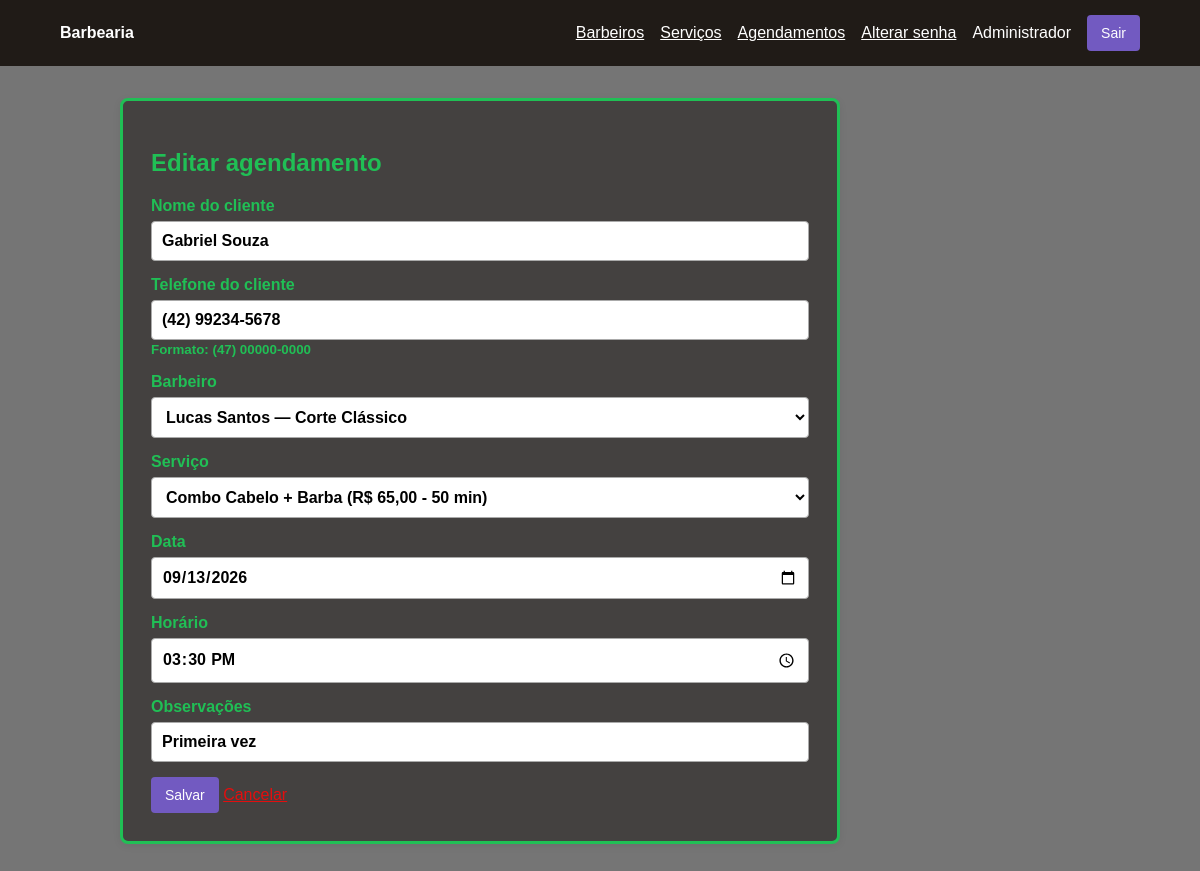
The app's page /index.php?r=agendamentos/2/editar (signed in) with its own data.
### tables this page shows
CREATE TABLE agendamentos (
  id BIGINT UNSIGNED AUTO_INCREMENT PRIMARY KEY,
  cliente_nome VARCHAR(120) NOT NULL,
  cliente_telefone VARCHAR(20) NOT NULL,
  barbeiro_id BIGINT UNSIGNED NOT NULL,
  servico_id BIGINT UNSIGNED NOT NULL,
  data_hora DATETIME NOT NULL,
  observacoes VARCHAR(255) NULL,
  criado_em DATETIME NOT NULL DEFAULT CURRENT_TIMESTAMP,
  atualizado_em DATETIME NOT NULL DEFAULT CURRENT_TIMESTAMP ON UPDATE CURRENT_TIMESTAMP,
  CONSTRAINT fk_agendamento_barbeiro FOREIGN KEY (barbeiro_id) REFERENCES barbeiros(id) ON DELETE CASCADE,
  CONSTRAINT fk_agendamento_servico FOREIGN KEY (servico_id) REFERENCES servicos(id) ON DELETE CASCADE
);

CREATE TABLE barbeiros (
  id BIGINT UNSIGNED AUTO_INCREMENT PRIMARY KEY,
  nome VARCHAR(120) NOT NULL,
  telefone VARCHAR(20) NOT NULL,
  email VARCHAR(150) NULL UNIQUE,
  especialidade VARCHAR(150) NULL,
  ativo TINYINT(1) NOT NULL DEFAULT 1,
  criado_em DATETIME NOT NULL DEFAULT CURRENT_TIMESTAMP,
  atualizado_em DATETIME NOT NULL DEFAULT CURRENT_TIMESTAMP ON UPDATE CURRENT_TIMESTAMP
);

CREATE TABLE servicos (
  id BIGINT UNSIGNED AUTO_INCREMENT PRIMARY KEY,
  nome VARCHAR(120) NOT NULL,
  preco DECIMAL(10,2) NOT NULL DEFAULT 0.00,
  duracao INT UNSIGNED NOT NULL DEFAULT 30,
  status TINYINT(1) NOT NULL DEFAULT 1,
  criado_em DATETIME NOT NULL DEFAULT CURRENT_TIMESTAMP,
  atualizado_em DATETIME NOT NULL DEFAULT CURRENT_TIMESTAMP ON UPDATE CURRENT_TIMESTAMP
);

### app/Core/view.php (called while the page is built, shortened)
<?php
function view(string $name, array $data = []): void
{
    extract($data, EXTR_SKIP);
    require __DIR__ . '/../Views/' . $name . '.php';
}

### app/Controllers/AgendamentoController.php (called while the page is built, shortened)
<?php
final class AgendamentoController
{
    public function edit(int $id): void
    {
        $agendamento = $this->agendamentos->find($id);
        view('agendamentos/form', [
            'agendamento' => $agendamento,
            'barbeiros' => $this->barbeiros->all(),
            'servicos' => $this->servicos->all(),
            'titulo' => 'Editar agendamento'
        ]);
    }
}

### app/Core/helpers.php (called while the page is built, shortened)
<?php
function url(string $route = ''): string
{
    return 'index.php?r=' . rawurlencode($route);
}
function e(?string $value): string
{
    return htmlspecialchars((string)$value, ENT_QUOTES, 'UTF-8');
}

### app/Models/Agendamento.php (called while the page is built, shortened)
<?php
final class Agendamento
{
    public function find(int $id): ?array
    {
        $stmt = $this->db->prepare(
            'SELECT a.*, b.nome AS barbeiro_nome, s.nome AS servico_nome
             FROM agendamentos a
             INNER JOIN barbeiros b ON a.barbeiro_id = b.id
             INNER JOIN servicos s ON a.servico_id = s.id
             WHERE a.id = ?'
        );
        $stmt->execute([$id]);
        return $stmt->fetch() ?: null;
    }
}

### app/Models/Barbeiro.php (called while the page is built, shortened)
<?php
final class Barbeiro
{
    public function all(): array
    {
        return $this->db->query('SELECT * FROM barbeiros ORDER BY nome')->fetchAll();
    }
}

### app/Models/Servicos.php (called while the page is built, shortened)
<?php
final class Servicos
{
    public function all(): array
    {
        return $this->db->query('SELECT * FROM servicos ORDER BY nome')->fetchAll();
    }
}

### app/Views/agendamentos/form.php (the view, shortened to what this page needs)
<?php
require __DIR__ . '/../layout/header.php';
$editando = $agendamento !== null;
$dataValor = '';
$horaValor = '';
if ($editando && !empty($agendamento['data_hora'])) {
    $dt = new DateTime($agendamento['data_hora']);
    $dataValor = $dt->format('Y-m-d');
    $horaValor = $dt->format('H:i');
} else {
    $dataValor = date('Y-m-d');
    $horaValor = date('H:i');
}
?>
<section class="card">
    <h1><?= e($titulo) ?></h1>
    <form method="post" action="<?= url($editando ? 'agendamentos/' . $agendamento['id'] . '/atualizar' : 'agendamentos') ?>">
        <label>Nome do cliente
            <input name="cliente_nome" maxlength="120" required value="<?= e($agendamento['cliente_nome'] ?? '') ?>">
        </label>
        <label>Telefone do cliente
            <input name="cliente_telefone" class="telefone" maxlength="15" required placeholder="(47) 00000-0000"
                   value="<?= e($agendamento['cliente_telefone'] ?? '') ?>">
            <small>Formato: (47) 00000-0000</small>
        </label>
        <label>Barbeiro
            <select name="barbeiro_id" required>
                <?php foreach ($barbeiros as $b): ?>
                    <option value="<?= (int)$b['id'] ?>" <?= ($editando && (int)$agendamento['barbeiro_id'] === (int)$b['id']) ? 'selected' : '' ?>>
                        <?= e($b['nome']) ?> <?= !empty($b['especialidade']) ? '— ' . e($b['especialidade']) : '' ?>
                    </option>
                <?php endforeach; ?>
            </select>
        </label>
        <label>Serviço
            <select name="servico_id" required>
                <?php foreach ($servicos as $s): ?>
                    <option value="<?= (int)$s['id'] ?>" <?= ($editando && (int)$agendamento['servico_id'] === (int)$s['id']) ? 'selected' : '' ?>>
                        <?= e($s['nome']) ?> (R$ <?= number_format((float)$s['preco'], 2, ',', '.') ?> - <?= (int)$s['duracao'] ?> min)
                    </option>
                <?php endforeach; ?>
            </select>
        </label>
        <label>Data
            <input name="data" type="date" required value="<?= e($dataValor) ?>">
        </label>
        <label>Horário
            <input name="hora" type="time" required value="<?= e($horaValor) ?>">
        </label>
        <label>Observações
            <input name="observacoes" maxlength="255" placeholder="Opcional" value="<?= e($agendamento['observacoes'] ?? '') ?>">
        </label>
        <button type="submit">Salvar</button>
        <a class="cancelar" href="<?= url('agendamentos') ?>">Cancelar</a>
    </form>
</section>
<?php require __DIR__ . '/../layout/footer.php'; ?>

### assets/style.css (style rules this page uses)
* { box-sizing: border-box }
body { margin: 0; background: #757575; font: 16px Arial, sans-serif; color: #010101 }
.card { max-width: 720px; background: #444140; color: #20bf55; padding: 28px; border-radius: 8px; border-style: solid; border-color: #20bf55; box-shadow: 0 2px 8px #0001; }
label { display: block; margin: 15px 0; font-weight: bold }
input, select, textarea { display: block; width: 100%; margin-top: 6px; padding: 10px; border: 1px solid #aaa; border-radius: 4px; font: inherit; background: #fff; color: #000; }
button, .button { background: #725ac1; color: white; border: 0; border-radius: 4px; padding: 10px 14px; cursor: pointer; text-decoration: none; font-size: 14px }
.cancelar { color: #e40e0e; }

### records on screen
agendamentos: cliente_nome "Gabriel Souza", cliente_telefone "(42) 99234-5678", barbeiro_id "Lucas Santos — Corte Clássico", servico_id "Combo Cabelo + Barba (R$ 65,00 - 50 min)", data "09/13/2026", hora "15:30", observacoes "Primeira vez"

### other values on screen
$config['app_name'] "Barbearia"
Auth::user()['nome'] "Administrador"
$titulo "Editar agendamento"
